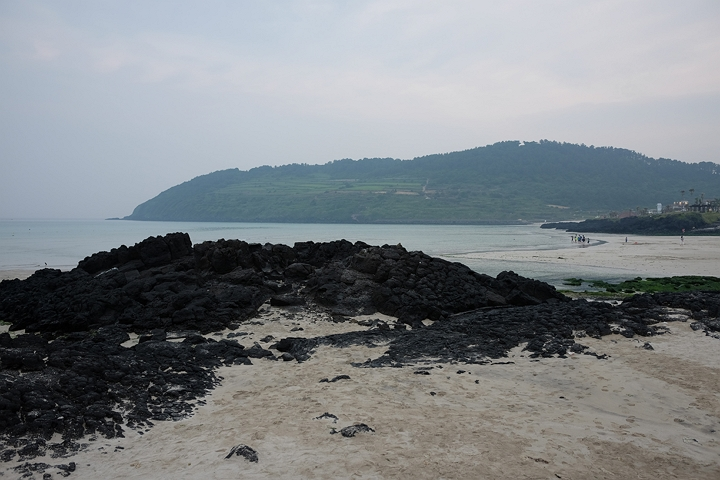
#> input picture 5주차 실습/img1.jpg, 720 x 480 px
$ python '3.호모그래피를 이용한 이미지 정합.py'
#> lines starting #> are read from the running program, lines starting #| are printed output that depends on the picture; after the words box and inside, x2 and y2 are one past the last pixel; in counts of white or black regions, pixels touching at a corner belong together
import cv2 as cv
import numpy as np
import matplotlib.pyplot as plt


img1 = cv.imread('img1.jpg')
#> img1 is the input picture: shape (480, 720, 3); mean B, G, R 134.2, 130.6, 125.7
img2 = cv.imread('img2.jpg')
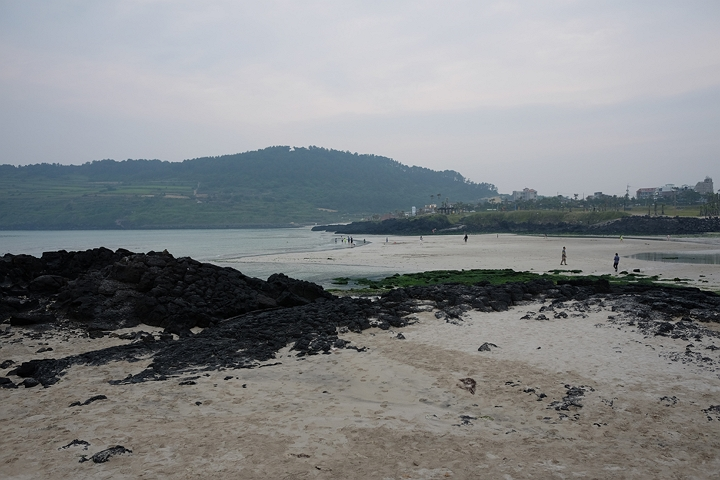
#> input picture 5주차 실습/img2.jpg, 720 x 480 px
#> img2 is the input picture: shape (480, 720, 3); mean B, G, R 134.4, 132.3, 129.6


gray1 = cv.cvtColor(img1, cv.COLOR_BGR2GRAY)
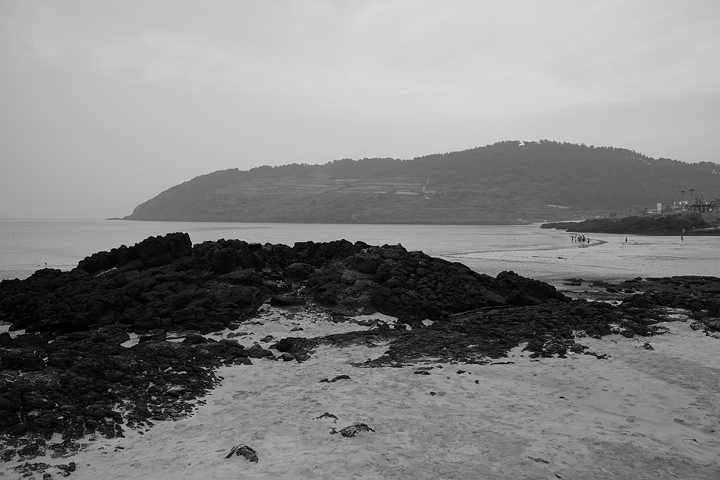
#> gray1: shape (480, 720); min 0, max 219, mean 129.5
gray2 = cv.cvtColor(img2, cv.COLOR_BGR2GRAY)
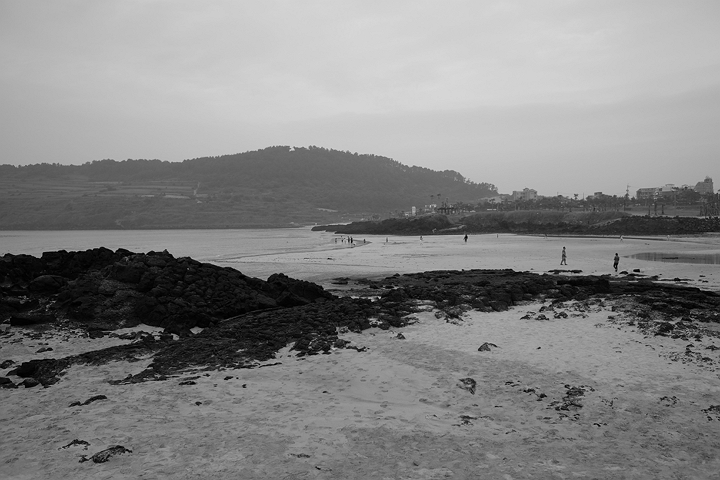
#> gray2: shape (480, 720); min 0, max 218, mean 131.7
sift = cv.SIFT_create()
kp1, des1 = sift.detectAndCompute(gray1, None)
#> kp1 = 927 keypoints; strongest (x, y, size): (619, 303, 2.6), (427, 373, 2.2), (205, 368, 1.9), (440, 367, 2.1)
kp2, des2 = sift.detectAndCompute(gray2, None)
#> kp2 = 965 keypoints; strongest (x, y, size): (466, 237, 2), (638, 270, 2.3), (635, 270, 1.9), (244, 386, 2.5)
print("특징점 개수:", len(kp1), len(kp2))
#| 특징점 개수: 927 965


bf = cv.BFMatcher(cv.NORM_L2, crossCheck=False)
knn_matches = bf.knnMatch(des1, des2, k=2)
#> knn_matches = 927 matches
T = 0.7
good_matches = []
for m, n in knn_matches:
    if m.distance < T * n.distance:
        good_matches.append(m)
#> after the loop, good_matches = 270 matches
print("좋은 매칭 수:", len(good_matches))
#| 좋은 매칭 수: 270

points1 = np.float32([kp1[m.queryIdx].pt for m in good_matches])
#> points1 = 270 pairs, first value 19.44 to 708.6, second value 135.2 to 465.1
points2 = np.float32([kp2[m.trainIdx].pt for m in good_matches])
#> points2 = 270 pairs, first value 8.21 to 584.2, second value 141.1 to 471.8


H, mask = cv.findHomography(points2, points1, cv.RANSAC)
#> H = [[0.624, 0.0321, 253.6], [-0.103, 0.88, 20.43], [-0.000529, 1.83e-05, 1]]; mask = 270 values, max 1 at index 8, min 0 at index 0, mean 0.926


h1, w1 = img1.shape[:2]
#> h1 = 480; w1 = 720


aligned_img2 = cv.warpPerspective(img2, H, (w1, h1))
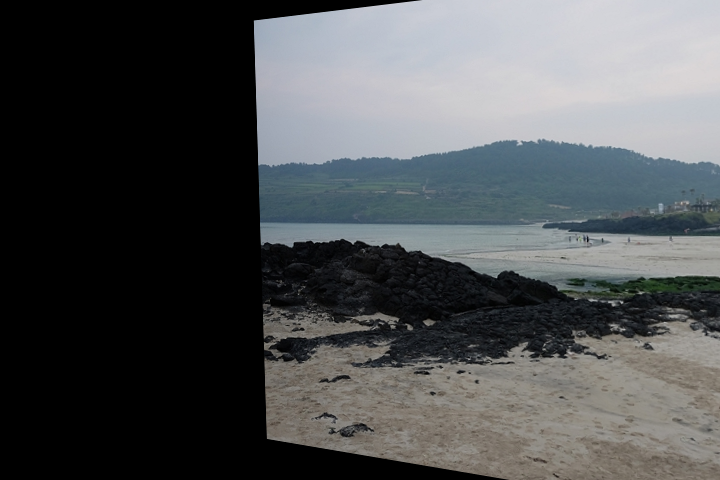
#> aligned_img2: shape (480, 720, 3); mean B, G, R 81.8, 80.2, 77.8


gray_aligned = cv.cvtColor(aligned_img2, cv.COLOR_BGR2GRAY)
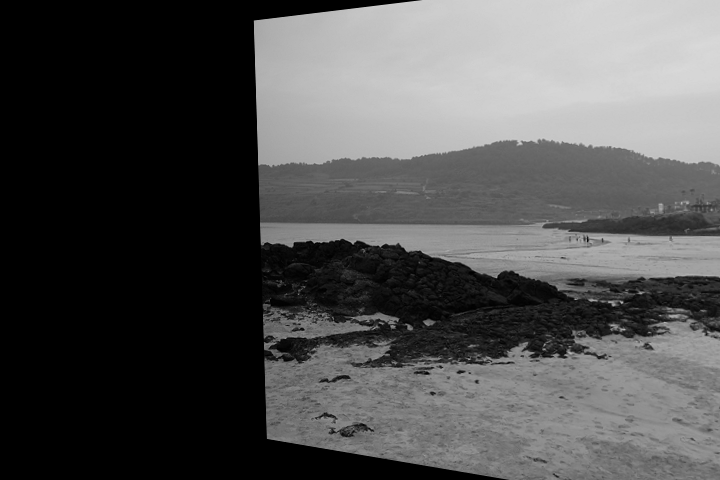
#> gray_aligned: shape (480, 720); min 0, max 217, mean 79.7
_, mask_aligned = cv.threshold(gray_aligned, 1, 255, cv.THRESH_BINARY)
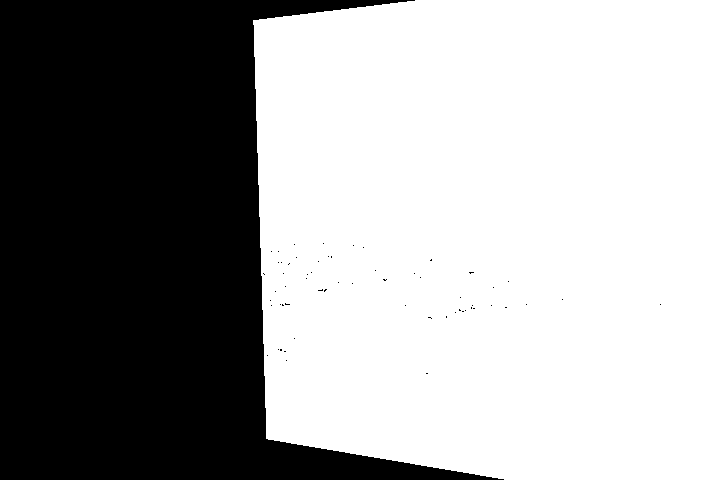
#> mask_aligned: shape (480, 720); 61.9% white; 61 black regions (60 under 20 px), largest, box (x1, y1, x2, y2) and area: (0, 0, 504, 480) 131464
mask_aligned_3c = cv.cvtColor(mask_aligned, cv.COLOR_GRAY2BGR)
composite_overlay = np.where(mask_aligned_3c == 255, aligned_img2, img1)
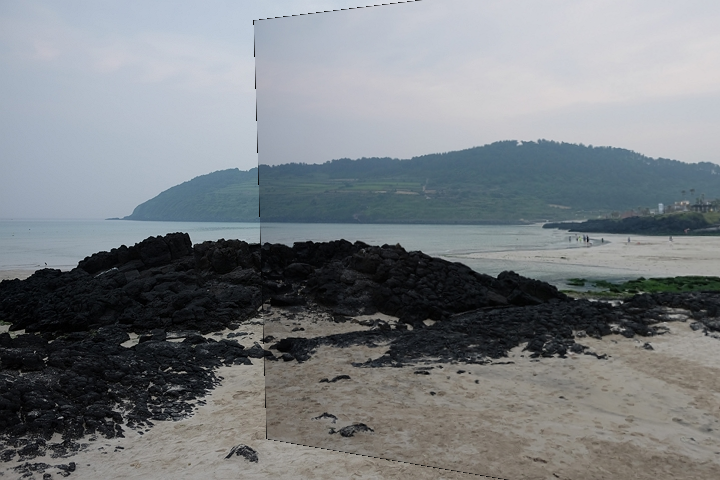
#> composite_overlay: shape (480, 720, 3); mean B, G, R 130.3, 126.4, 121.8

orig1_rgb = cv.cvtColor(img1, cv.COLOR_BGR2RGB)
orig2_rgb = cv.cvtColor(img2, cv.COLOR_BGR2RGB)
aligned_rgb = cv.cvtColor(aligned_img2, cv.COLOR_BGR2RGB)
overlay_rgb = cv.cvtColor(composite_overlay, cv.COLOR_BGR2RGB)

fig, axs = plt.subplots(2, 2, figsize=(12, 10))
axs[0, 0].imshow(orig1_rgb)
axs[0, 0].set_title("Original img1")
axs[0, 0].axis("off")
axs[0, 1].imshow(orig2_rgb)
axs[0, 1].set_title("Original img2")
axs[0, 1].axis("off")

axs[1, 0].imshow(aligned_rgb)
axs[1, 0].set_title("Aligned img2")
axs[1, 0].axis("off")
axs[1, 1].imshow(overlay_rgb)
axs[1, 1].set_title("Composite Overlay")
axs[1, 1].axis("off")

plt.tight_layout()
plt.show()
